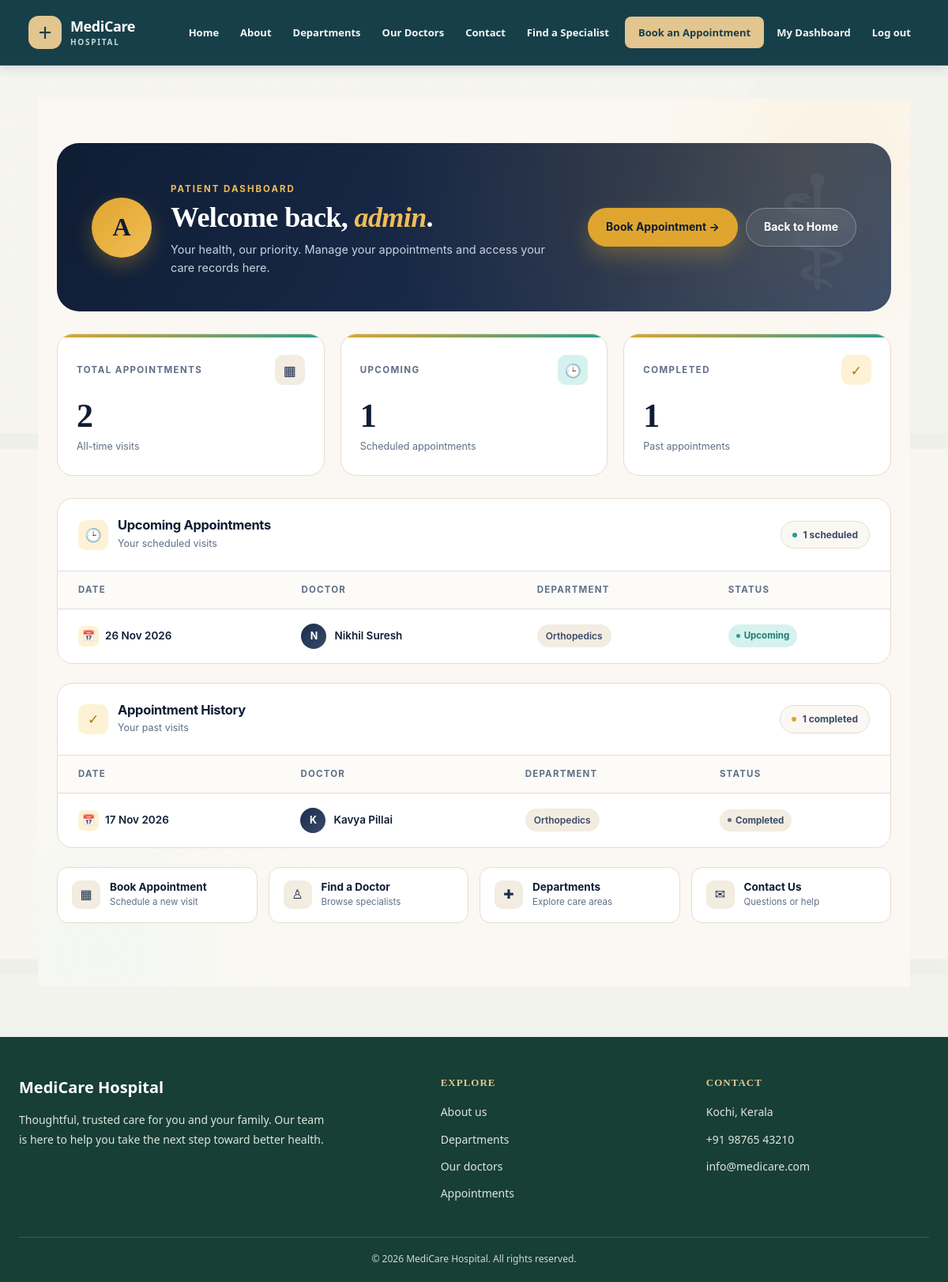
The page /patient_dashboard/ (signed in) on the database as committed earlier.
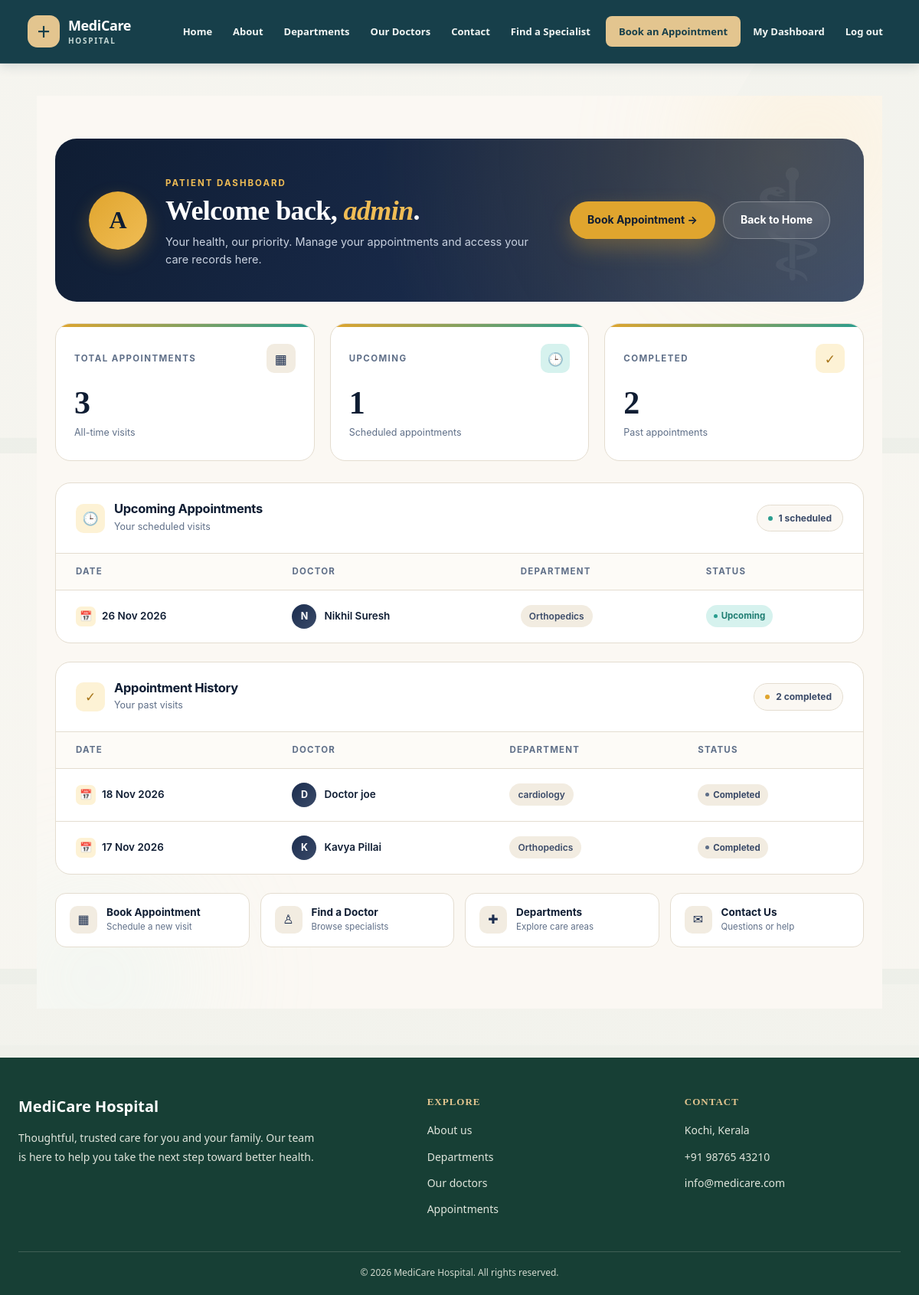
The same page on the database as committed later.
### home/models.py (models this page shows, shortened)
class booking(models.Model):
       STATUS_CHOICES = [
        ('Pending', 'Pending'),
        ('Approved', 'Approved'),
        ('Rejected', 'Rejected'),
    ]
       patient_name=models.CharField(max_length=100)
       patient_email=models.EmailField()
       patient_phone=models.CharField(max_length=15)
       booking_on=models.DateField()
       doctor=models.ForeignKey(Doctor,on_delete=models.CASCADE)
       status = models.CharField(
        max_length=20,
        choices=STATUS_CHOICES,
        default='Pending'
    )

class  Doctor(models.Model):
    user = models.OneToOneField(
    settings.AUTH_USER_MODEL,
    on_delete=models.SET_NULL,
    null=True,
    blank=True,
    related_name='doctor_profile'
)
    doc_name=models.CharField(max_length=100)
    doc_disc=models.TextField()
    doc_spec=models.CharField(max_length=100)
    doc_dept=models.ForeignKey(department,on_delete=models.CASCADE)
    doc_image=models.ImageField(upload_to='doctors/',null=True,blank=True)

class department(models.Model):
    department_name=models.CharField(max_length=100)
    department_disc=models.TextField()

### home/views.py (the view)
@login_required
def patient_dashboard(request):
    patient_email = request.user.email
    bookings = Booking.objects.filter(
        patient_email=patient_email
    ).order_by('-booking_on')
    today = timezone.localdate()
    upcoming_bookings = bookings.filter(
        booking_on__gte=today
    )
    past_bookings = bookings.filter(
        booking_on__lt=today
    )
    context = {
        'bookings': bookings,
        'upcoming_bookings': upcoming_bookings,
        'past_bookings': past_bookings,
        'total_bookings': bookings.count(),
        'upcoming_count': upcoming_bookings.count(),
        'past_count': past_bookings.count(),
    }
    return render(request, 'patient_dashboard.html', context)

### home/templates/patient_dashboard.html (shortened to what this page needs)
{% extends 'base.html' %}
{% block content %}
<section class="dash-page">
    <div class="wrap">
        <div class="dash-hero">
            <div class="dash-hero-inner">
                <div class="user-avatar">
                    {{ request.user.username|slice:":1"|upper }}
                </div>
                <div class="dash-hero-text">
                    <span class="dash-kicker">Patient Dashboard</span>
                    <h1>Welcome back, <em>{{ request.user.username }}</em>.</h1>
                    <p>Your health, our priority. Manage your appointments and access your care records here.</p>
                </div>
                <div class="dash-hero-actions">
                    <a href="{% url 'booking' %}" class="btn btn-amber">Book Appointment →</a>
                    <a href="{% url 'index' %}" class="btn btn-ghost">Back to Home</a>
                </div>
            </div>
        </div>
        <div class="dash-stats">
            <div class="stat-card">
                <div class="stat-head">
                    <span class="stat-label">Total Appointments</span>
                    <div class="stat-icon ink">▦</div>
                </div>
                <p class="stat-value">{{ total_bookings }}</p>
                <p class="stat-sub">All-time visits</p>
            </div>
            <div class="stat-card">
                <div class="stat-head">
                    <span class="stat-label">Upcoming</span>
                    <div class="stat-icon teal">🕒</div>
                </div>
                <p class="stat-value">{{ upcoming_count }}</p>
                <p class="stat-sub">Scheduled appointments</p>
            </div>
            <div class="stat-card">
                <div class="stat-head">
                    <span class="stat-label">Completed</span>
                    <div class="stat-icon amber">✓</div>
                </div>
                <p class="stat-value">{{ past_count }}</p>
                <p class="stat-sub">Past appointments</p>
            </div>
        </div>
        <div class="dash-section">
            <div class="section-top">
                <div class="section-title">
                    <div class="s-icon">🕒</div>
                    <div>
                        <h2>Upcoming Appointments</h2>
                        <p>Your scheduled visits</p>
                    </div>
                </div>
                {% if upcoming_bookings %}
                <span class="section-count teal">
                    <span class="dot"></span>
                    {{ upcoming_bookings|length }} scheduled
                </span>
                {% endif %}
            </div>
            {% if upcoming_bookings %}
                <div class="table-wrap">
                    <table class="appointment-table">
                        <thead>
                            <tr>
                                <th>Date</th>
                                <th>Doctor</th>
                                <th>Department</th>
                                <th>Status</th>
                            </tr>
                        </thead>
                        <tbody>
                            {% for appointment in upcoming_bookings %}
                            <tr>
                                <td>
                                    <span class="date-badge">
                                        <span class="cal">📅</span>
                                        {{ appointment.booking_on|date:"d M Y" }}
                                    </span>
                                </td>
                                <td>
                                    <div class="doctor-cell">
                                        <div class="doctor-mini-avatar">
                                            {{ appointment.doctor.doc_name|slice:":1"|upper }}
                                        </div>
                                        <span class="name">{{ appointment.doctor.doc_name }}</span>
                                    </div>
                                </td>
                                <td>
                                    <span class="dept-pill">
                                        {{ appointment.doctor.doc_dept.department_name }}
                                    </span>
                                </td>
                                <td>
                                    <span class="status-pill upcoming">
                                        <span class="dot"></span> Upcoming
                                    </span>
                                </td>
                            </tr>
                            {% endfor %}
                        </tbody>
                    </table>
                </div>
            {% endif %}
        </div>
        <div class="dash-section">
            <div class="section-top">
                <div class="section-title">
                    <div class="s-icon">✓</div>
                    <div>
                        <h2>Appointment History</h2>
                        <p>Your past visits</p>
                    </div>
                </div>
                {% if past_bookings %}
                <span class="section-count">
                    <span class="dot"></span>
                    {{ past_bookings|length }} completed
                </span>
                {% endif %}
            </div>
            {% if past_bookings %}
                <div class="table-wrap">
                    <table class="appointment-table">
                        <thead>
                            <tr>
                                <th>Date</th>
                                <th>Doctor</th>
                                <th>Department</th>
                                <th>Status</th>
                            </tr>
                        </thead>
                        <tbody>
                            {% for appointment in past_bookings %}
                            <tr>
                                <td>
                                    <span class="date-badge">
                                        <span class="cal">📅</span>
                                        {{ appointment.booking_on|date:"d M Y" }}
                                    </span>
                                </td>
                                <td>
                                    <div class="doctor-cell">
                                        <div class="doctor-mini-avatar">
                                            {{ appointment.doctor.doc_name|slice:":1"|upper }}
                                        </div>
                                        <span class="name">{{ appointment.doctor.doc_name }}</span>
                                    </div>
                                </td>
                                <td>
                                    <span class="dept-pill">
                                        {{ appointment.doctor.doc_dept.department_name }}
                                    </span>
                                </td>
                                <td>
                                    <span class="status-pill completed">
                                        <span class="dot"></span> Completed
                                    </span>
                                </td>
                            </tr>
                            {% endfor %}
                        </tbody>
                    </table>
                </div>
            {% endif %}
        </div>
        <div class="quick-actions">
            <a href="{% url 'booking' %}" class="quick-action">
                <div class="qa-icon">▦</div>
                <div>
                    <div class="qa-label">Book Appointment</div>
                    <div class="qa-sub">Schedule a new visit</div>
                </div>
            </a>
            <a href="{% url 'doctors' %}" class="quick-action">
                <div class="qa-icon">♙</div>
                <div>
                    <div class="qa-label">Find a Doctor</div>
                    <div class="qa-sub">Browse specialists</div>
                </div>
            </a>
            <a href="{% url 'departments' %}" class="quick-action">
                <div class="qa-icon">✚</div>
                <div>
                    <div class="qa-label">Departments</div>
                    <div class="qa-sub">Explore care areas</div>
                </div>
            </a>
            <a href="{% url 'contact' %}" class="quick-action">
                <div class="qa-icon">✉</div>
                <div>
                    <div class="qa-label">Contact Us</div>
                    <div class="qa-sub">Questions or help</div>
                </div>
            </a>
        </div>
    </div>
</section>
{% endblock %}

### home/templates/base.html (shortened to what this page needs)
<!DOCTYPE html>
<html lang="en">
<head>
    {% load static %}
    <link rel="stylesheet" href="{% static 'home/css/site.css' %}">
</head>
<body>
    <header class="site-header">
        <nav class="site-nav" aria-label="Main navigation">
            <a class="brand" href="{% url 'index' %}" aria-label="MediCare Hospital home">
                <span class="brand-mark" aria-hidden="true">+</span>
                <span class="brand-name">MediCare<span>Hospital</span></span>
            </a>
            <ul class="nav-links">
                <li><a href="{% url 'index' %}">Home</a></li>
                <li><a href="{% url 'about' %}">About</a></li>
                <li><a href="{% url 'departments' %}">Departments</a></li>
                <li><a href="{% url 'doctors' %}">Our Doctors</a></li>
                <li><a href="{% url 'contact' %}">Contact</a></li>
                <li><a href="{% url 'smart_recommendation' %}">Find a Specialist</a></li>
                {% if user.is_authenticated %}
                    <li><a class="nav-cta" href="{% url 'booking' %}">Book an Appointment</a></li>
                    <li><a href="{% url 'patient_dashboard' %}">My Dashboard</a></li>
                    <li>
                        <form action="{% url 'logout' %}" method="post" class="nav-auth-form">
                            <button type="submit" class="nav-logout">Log out</button>
                        </form>
                    </li>
                {% else %}
                    <li><a href="{% url 'login' %}">Log in</a></li>
                    <li><a class="nav-cta" href="{% url 'booking' %}">Book an Appointment</a></li>
                {% endif %}
            </ul>
        </nav>
    </header>
    <main class="content">
        {% block content %}{% endblock %}
    </main>
    <footer class="site-footer">
        <div class="footer-container">
            <div class="footer-section footer-intro">
                <a class="footer-brand" href="{% url 'index' %}">MediCare Hospital</a>
                <p>Thoughtful, trusted care for you and your family. Our team is here to help you take the next step toward better health.</p>
            </div>
            <div class="footer-section">
                <h2>Explore</h2>
                <ul>
                    <li><a href="{% url 'about' %}">About us</a></li>
                    <li><a href="{% url 'departments' %}">Departments</a></li>
                    <li><a href="{% url 'doctors' %}">Our doctors</a></li>
                    <li><a href="{% url 'booking' %}">Appointments</a></li>
                </ul>
            </div>
            <div class="footer-section">
                <h2>Contact</h2>
                <p>Kochi, Kerala</p>
                <p><a href="tel:+919876543210">+91 98765 43210</a></p>
                <p><a href="mailto:info@medicare.com">info@medicare.com</a></p>
            </div>
        </div>
        <div class="copyright">
            <p>© 2026 MediCare Hospital. All rights reserved.</p>
        </div>
    </footer>
</body>
</html>

Rows that differ between the two databases and show on the page:
added booking: booking_on "18 Nov 2026", doctor.doc_name "D", doctor.doc_name "Doctor joe", doctor.doc_dept.department_name "cardiology", shown under "Appointment History"
Other text that changed with them:
{{ total_bookings }}: "2" → "3"
{{ past_count }}: "1" → "2"
{{ past_bookings|length }}: "1" → "2"
